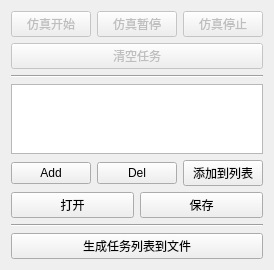
<?xml version="1.0" encoding="UTF-8"?>
<ui version="4.0">
 <class>SimulationWidget</class>
 <widget class="QWidget" name="SimulationWidget">
  <property name="geometry">
   <rect>
    <x>0</x>
    <y>0</y>
    <width>261</width>
    <height>253</height>
   </rect>
  </property>
  <property name="windowTitle">
   <string>Form</string>
  </property>
  <layout class="QGridLayout" name="gridLayout">
   <item row="0" column="0">
    <layout class="QVBoxLayout" name="verticalLayout_2">
     <item>
      <layout class="QHBoxLayout" name="horizontalLayout_3">
       <item>
        <widget class="QPushButton" name="pushBtn_SimulateStart">
         <property name="enabled">
          <bool>false</bool>
         </property>
         <property name="text">
          <string>仿真开始</string>
         </property>
        </widget>
       </item>
       <item>
        <widget class="QPushButton" name="pushBtn_SimulatePause">
         <property name="enabled">
          <bool>false</bool>
         </property>
         <property name="text">
          <string>仿真暂停</string>
         </property>
        </widget>
       </item>
       <item>
        <widget class="QPushButton" name="pushBtn_SimulateStop">
         <property name="enabled">
          <bool>false</bool>
         </property>
         <property name="text">
          <string>仿真停止</string>
         </property>
        </widget>
       </item>
      </layout>
     </item>
     <item>
      <widget class="QPushButton" name="pushBtn_TaskClear">
       <property name="enabled">
        <bool>false</bool>
       </property>
       <property name="text">
        <string>清空任务</string>
       </property>
      </widget>
     </item>
     <item>
      <widget class="Line" name="line">
       <property name="orientation">
        <enum>Qt::Horizontal</enum>
       </property>
      </widget>
     </item>
     <item>
      <layout class="QVBoxLayout" name="verticalLayout">
       <item>
        <widget class="QTableView" name="tableView">
         <property name="alternatingRowColors">
          <bool>true</bool>
         </property>
         <attribute name="horizontalHeaderCascadingSectionResizes">
          <bool>false</bool>
         </attribute>
         <attribute name="horizontalHeaderStretchLastSection">
          <bool>false</bool>
         </attribute>
        </widget>
       </item>
       <item>
        <layout class="QHBoxLayout" name="horizontalLayout">
         <item>
          <widget class="QPushButton" name="pushBtn_add">
           <property name="text">
            <string>Add</string>
           </property>
          </widget>
         </item>
         <item>
          <widget class="QPushButton" name="pushBtn_del">
           <property name="text">
            <string>Del</string>
           </property>
          </widget>
         </item>
         <item>
          <widget class="QPushButton" name="pushBtn_addToList">
           <property name="text">
            <string>添加到列表</string>
           </property>
          </widget>
         </item>
        </layout>
       </item>
       <item>
        <layout class="QHBoxLayout" name="horizontalLayout_2">
         <item>
          <widget class="QPushButton" name="pushButton_open">
           <property name="text">
            <string>打开</string>
           </property>
          </widget>
         </item>
         <item>
          <widget class="QPushButton" name="pushButton_save">
           <property name="text">
            <string>保存</string>
           </property>
          </widget>
         </item>
        </layout>
       </item>
      </layout>
     </item>
     <item>
      <widget class="Line" name="line_2">
       <property name="orientation">
        <enum>Qt::Horizontal</enum>
       </property>
      </widget>
     </item>
     <item>
      <widget class="QPushButton" name="pushBtn_CreatTaskToFile">
       <property name="text">
        <string>生成任务列表到文件</string>
       </property>
      </widget>
     </item>
    </layout>
   </item>
  </layout>
 </widget>
 <resources/>
 <connections/>
</ui>
